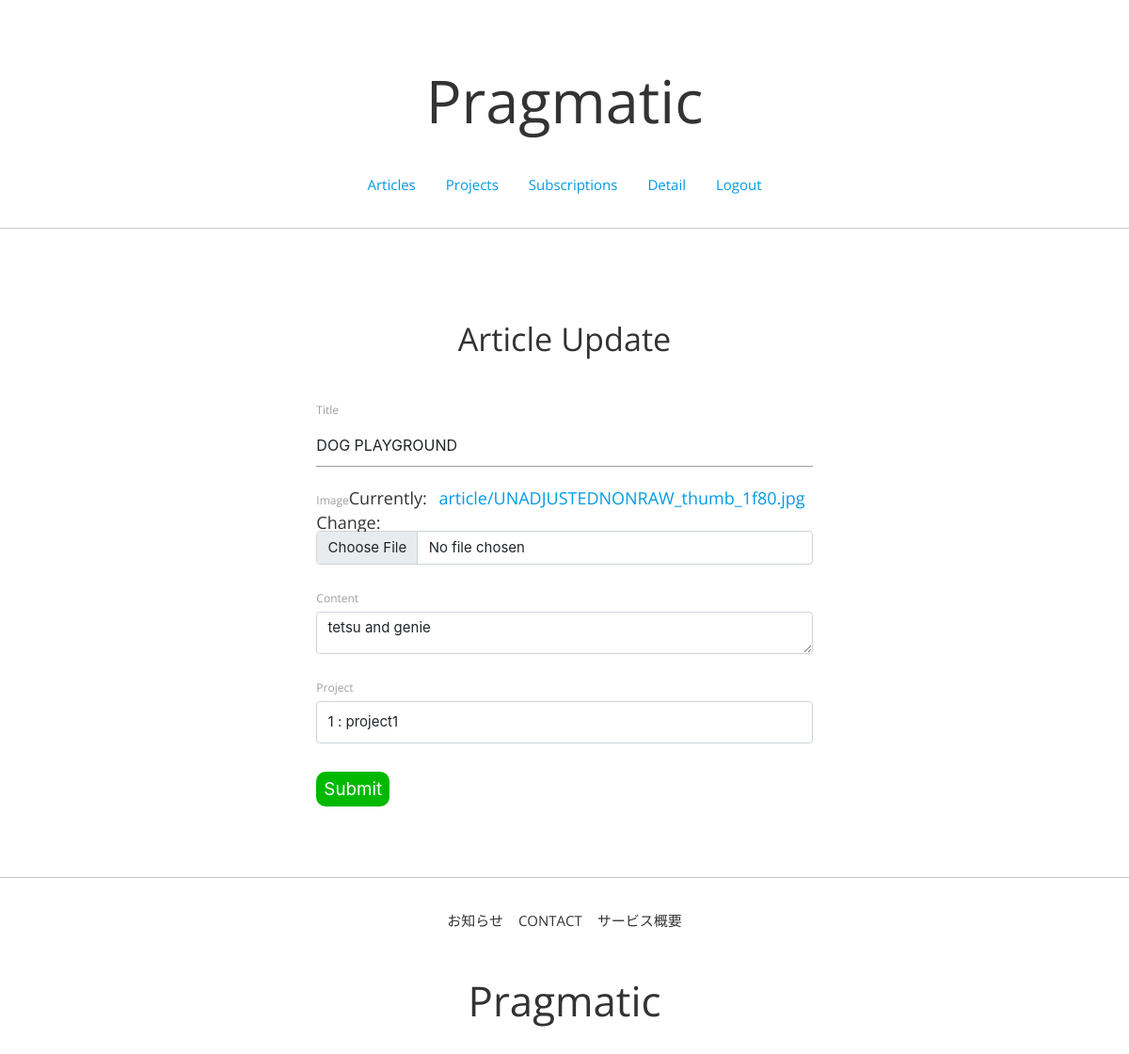
The page /articles/update/10 (signed in) on the database its author committed.
### articleapp/models.py (models this page shows)
class Article(models.Model):
    writer = models.ForeignKey(
        User, on_delete=models.SET_NULL, related_name='article', null=True)
    project = models.ForeignKey(
        Project, on_delete=models.SET_NULL, related_name='article', null=True)
    title = models.CharField(max_length=200, null=True)
    image = models.ImageField(upload_to='article/', null=False)
    content = models.TextField(null=True)
    good = models.IntegerField(default=0)
    created_at = models.DateField(auto_now_add=True, null=True)

### projectapp/models.py (models this page shows)
class Project(models.Model):
    writer = models.ForeignKey(
        User, on_delete=models.SET_NULL, related_name='project', null=True)
    title = models.CharField(max_length=200, null=False)
    image = models.ImageField(upload_to='project/', null=False)
    desc = models.TextField(max_length=200, null=True)
    created_at = models.DateField(auto_now=True)
    def __str__(self):
        return f'{self.pk} : {self.title}'

### articleapp/views.py (the view, shortened to what this page needs)
# urls.py: path('update/<int:pk>', ArticleUpdateView.as_view(), name='update'),
@method_decorator(has_ownership, 'get')
@method_decorator(has_ownership, 'post')
class ArticleUpdateView(UpdateView):
    model = Article
    form_class = ArticleCreationForm
    context_object_name = 'target_article'
    template_name = 'articleapp/update.html'

### articleapp/forms.py
class ArticleCreationForm(ModelForm):
    content = forms.CharField(
        widget=forms.Textarea(attrs={'class': 'editable'}))
    project = forms.ModelChoiceField(
        queryset=Project.objects.all(), required=False)
    class Meta:
        model = Article
        fields = ['title', 'image', 'content', 'project']

### articleapp/templates/articleapp/update.html (shortened to what this page needs)
{% extends 'base.html' %}
{% load bootstrap4 %}
{% block content %}
    <div class="article-update">
        <div class="mb-4">
            <h4>Article Update</h4>
        </div>
        <form action="{% url 'articleapp:update' pk=target_article.pk %}" method="post" enctype="multipart/form-data">
            {% bootstrap_form form %}
            <input type="submit" class="submit-btn">
        </form>
    </div>
{% endblock %}

### static/css/variables.css (style rules this page uses)
:root { --line-color: #00b900; --edit-color: #ffb74d; --alert-color: #f44336; --default-color: #d7ccc8; --header-color: #f0f4c3; --settings-color: #f5f5f5; }

### static/css/base.css (style rules this page uses)
* { box-sizing: border-box; margin: 0; padding: 0; }
body { font-family: "Open Sans", sans-serif; font-size: 14px; color: #333; }
h4 { font-size: 1.4rem; }
a { padding: 8px; }
.default-btn, .submit-btn, .delete-btn, .alert-btn, .edit-btn { border: none; border-radius: 10px; font-size: 1.25rem; margin-top: 1rem; color: white; background-color: var(--default-color); padding: 8px; text-align: center; }
.submit-btn { background-color: var(--line-color); }

### static/css/article.css (style rules this page uses)
.article-create, .article-update, .article-delete, .article-detail { width: 80%; margin: 4rem auto; font-size: 1.2rem; padding: 1rem; display: flex; flex-direction: column; align-items: center; }
.article-create form label, .article-update form label, .article-delete form label { margin-top: 1rem; margin-bottom: 8px; }

### rows shown on the page
Article: title "DOG PLAYGROUND", content "tetsu and genie", project "1 : project1"
